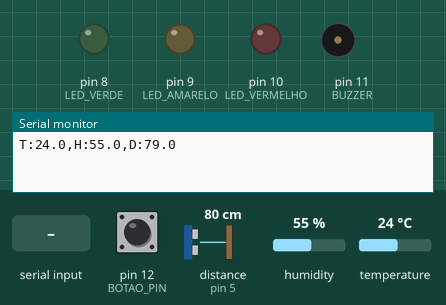
Simulated run of this sketch. Board: Arduino Uno, built with avr-gcc and run on an emulated ATmega328P. Parts: output pins drawn as LEDs (lit = HIGH), buzzer (waves = sounding, pin HIGH), the last lines printed to the serial monitor. Wiring (inferred from the names in the program): ultrasonic range finder: trigger pin 4; echo pin 5. Inputs (shaded band) come from the test bench; at power-on: temperature 24 °C, pin 12 (BOTAO_PIN) HIGH, distance to the obstacle (sensor on pin 5) 80 cm, humidity 55 %. The echo pulse lasts 58.3 µs per cm; pins used as bus, display or sensor lines are not drawn.

Above: at 1.2 s.
1.3 s: temperature set to 7 °C
9.2 s: "S:OK\n" received over Serial
At 10.4 s:
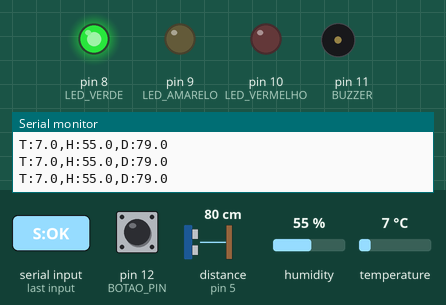
17.1 s: pin 12 (BOTAO_PIN) pulled LOW for 0.15 s
23.5 s: temperature set to 10 °C
At 25.8 s:
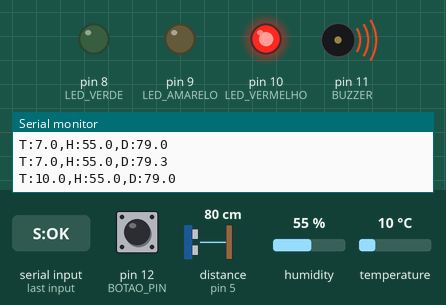
26.5 s: pin 12 (BOTAO_PIN) pulled LOW for 1 s
At 27.0 s:
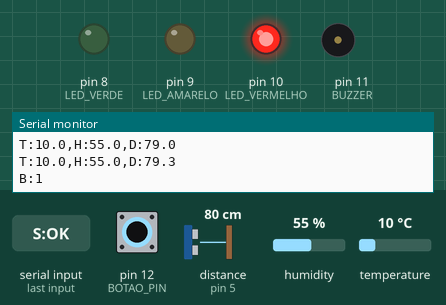
29.0 s: "S:ATENCAO\n" received over Serial
At 29.3 s:
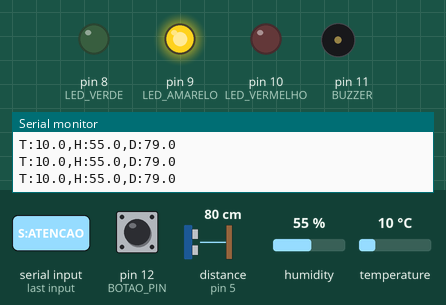
Timing chart, 0 to 32.0 s (numbered marks = the images above; inputs shaded):
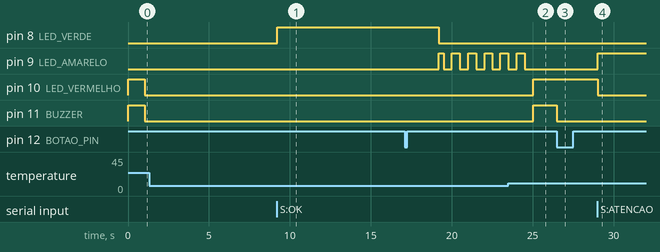

The sketch:

termoguarda.ino
```cpp
#include <DHT.h>

#define DHT_PIN 2
#define DHT_TYPE DHT11
#define TRIG_PIN 4
#define ECHO_PIN 5
#define LED_VERDE 8
#define LED_AMARELO 9
#define LED_VERMELHO 10
#define BUZZER 11
#define BOTAO_PIN 12

DHT dht(DHT_PIN, DHT_TYPE);
int ultimoEstadoBotao = HIGH;
unsigned long ultimaLeitura = 0;
unsigned long buzzerSilenciadoAte = 0;
const unsigned long intervaloLeitura = 1000;
const unsigned long duracaoSilencio = 30000;
const unsigned long timeoutRaspberry = 10000;
const unsigned long tempoPortaAberta = 15000;
const float limitePortaAbertaCm = 10.0;
String estadoAtual = "";
String comandoSerial = "";
unsigned long ultimaMensagemPi = 0;
unsigned long inicioPortaAberta = 0;
bool modoLocal = false;
bool portaAberta = false;
float temperaturaAtual = NAN;
bool falhaDht = true;

String estadoLocal() {
  if (falhaDht || temperaturaAtual < 2.0 || temperaturaAtual > 8.0) return "ALARME";
  if (portaAberta && millis() - inicioPortaAberta >= tempoPortaAberta) return "ATENCAO";
  return "OK";
}

void atualizarAtuadores() {
  bool alarme = estadoAtual == "ALARME" || falhaDht;
  bool amarelo = estadoAtual == "ATENCAO";
  if (modoLocal && !alarme) amarelo = (millis() / 500) % 2 == 0;
  digitalWrite(LED_VERDE, estadoAtual == "OK" && !modoLocal ? HIGH : LOW);
  digitalWrite(LED_AMARELO, amarelo ? HIGH : LOW);
  digitalWrite(LED_VERMELHO, alarme ? HIGH : LOW);
  bool buzzerAtivo = alarme && (long)(millis() - buzzerSilenciadoAte) >= 0;
  digitalWrite(BUZZER, buzzerAtivo ? HIGH : LOW);
}

void setup() {
  Serial.begin(9600);
  dht.begin();

  pinMode(TRIG_PIN, OUTPUT);
  pinMode(ECHO_PIN, INPUT);
  pinMode(LED_VERDE, OUTPUT);
  pinMode(LED_AMARELO, OUTPUT);
  pinMode(LED_VERMELHO, OUTPUT);
  pinMode(BUZZER, OUTPUT);
  pinMode(BOTAO_PIN, INPUT_PULLUP);
  digitalWrite(TRIG_PIN, LOW);
  ultimaMensagemPi = millis();
  atualizarAtuadores();
}

void loop() {
  while (Serial.available() > 0) {
    char caractere = Serial.read();
    if (caractere == '\n') {
      comandoSerial.trim();
      if (comandoSerial == "S:OK" || comandoSerial == "S:ATENCAO" || comandoSerial == "S:ALARME") {
        estadoAtual = comandoSerial.substring(2);
        ultimaMensagemPi = millis();
        modoLocal = false;
        atualizarAtuadores();
      }
      comandoSerial = "";
    } else if (caractere != '\r' && comandoSerial.length() < 20) {
      comandoSerial += caractere;
    }
  }

  int estadoBotao = digitalRead(BOTAO_PIN);
  if (estadoBotao == LOW && ultimoEstadoBotao == HIGH) {
    Serial.println("B:1");
    if (estadoAtual == "ALARME" || falhaDht || (modoLocal && estadoLocal() == "ALARME")) {
      buzzerSilenciadoAte = millis() + duracaoSilencio;
    }
  }
  ultimoEstadoBotao = estadoBotao;
  atualizarAtuadores();

  unsigned long agora = millis();
  if (agora - ultimaMensagemPi >= timeoutRaspberry) modoLocal = true;
  if (agora - ultimaLeitura >= intervaloLeitura) {
    ultimaLeitura = agora;

    float temperatura = dht.readTemperature();
    float umidade = dht.readHumidity();
    temperaturaAtual = temperatura;
    falhaDht = isnan(temperatura) || isnan(umidade);

    digitalWrite(TRIG_PIN, LOW);
    delayMicroseconds(2);
    digitalWrite(TRIG_PIN, HIGH);
    delayMicroseconds(10);
    digitalWrite(TRIG_PIN, LOW);
    long duracao = pulseIn(ECHO_PIN, HIGH, 30000);
    float distancia = duracao == 0 ? -1 : duracao * 0.034 / 2.0;
    portaAberta = distancia < 0 || distancia > limitePortaAbertaCm;
    if (portaAberta) {
      if (inicioPortaAberta == 0) inicioPortaAberta = agora;
    } else {
      inicioPortaAberta = 0;
    }
    if (modoLocal) {
      estadoAtual = estadoLocal();
      atualizarAtuadores();
    }

    Serial.print("T:");
    if (isnan(temperatura)) Serial.print("ERR");
    else Serial.print(temperatura, 1);

    Serial.print(",H:");
    if (isnan(umidade)) Serial.print("ERR");
    else Serial.print(umidade, 1);

    Serial.print(",D:");
    Serial.println(distancia, 1);
  }
}
```

Measured:
- the behaviour switches between 8 and 9 °C on temperature (found by bisection; images 1 and 2)
- after the input at 9.2 s, pin 8 (LED_VERDE): LOW → HIGH at once; pin 9 (LED_AMARELO): stops changing and stays LOW
- after the input at 23.5 s, pin 9 (LED_AMARELO): goes on until 24.5 s, then stays LOW; pin 10 (LED_VERMELHO), pin 11 (BUZZER): LOW → HIGH after 1.5 s
- after the input at 26.5 s, pin 11 (BUZZER): HIGH → LOW at once
- after the input at 29.0 s, pin 9 (LED_AMARELO): LOW → HIGH at once; pin 10 (LED_VERMELHO): HIGH → LOW at once
